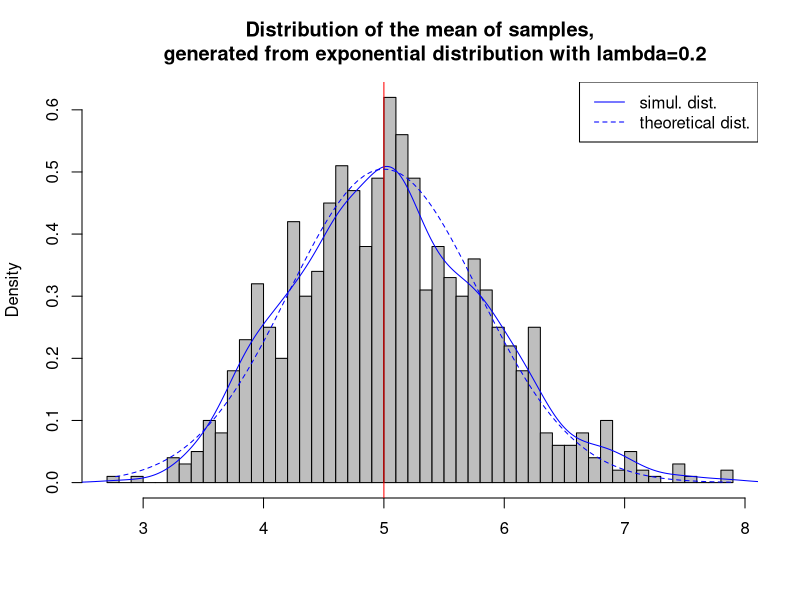
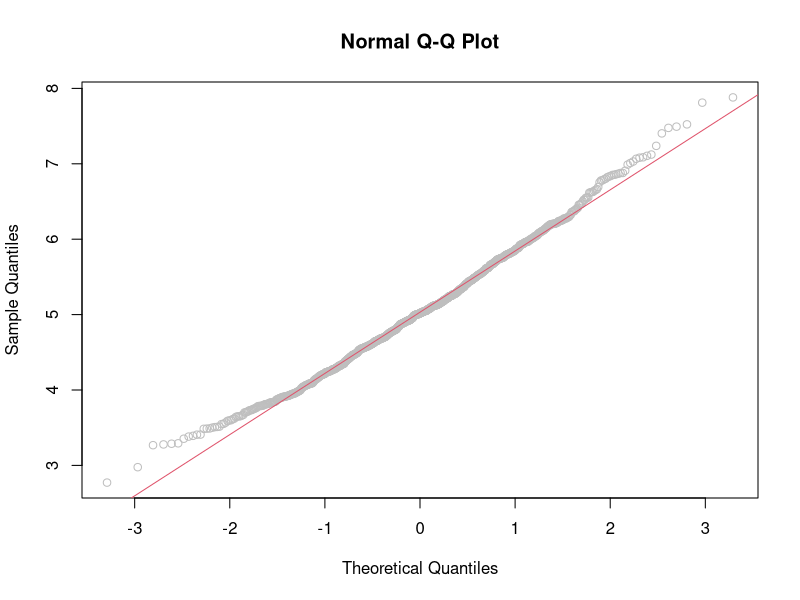

R code for these plots, in order:
## ---- chunk 1

# 1. Setting Environment #
library(ggplot2)
set.seed(10)
lambda <- 0.2

# 2. Generating Simulations #
samplesize <- 40
simulation <- 1000

# 3. Storing Simulations #
simulated_exponential <- matrix(rexp(simulation*samplesize, rate=lambda), simulation, samplesize)

# 4. Getting the average of 40 exponentials from the simulations
row_means <- rowMeans(simulated_exponential)
## ---- chunk 2
# 1. Calculating the Mean of Distribution #
mean(row_means)

# 2. Cuoutputing the Mean of Analytical Expression #
1/lambda
## ---- chunk 3
# 3. Ploting the Histogram of Averages #
hist(row_means, breaks=50, prob=TRUE,
     main="Distribution of the mean of samples,
     generated from exponential distribution with lambda=0.2",
     xlab="", col="grey")

# 4. Ploting the Density of the Mean #
lines(density(row_means), col="blue")

# 5. Ploting the Theoretical Center of Distribution #
abline(v=1/lambda, col="red")
# theoretical density of the averages of samples
xfit <- seq(min(row_means), max(row_means), length=100)
yfit <- dnorm(xfit, mean=1/lambda, sd=(1/lambda/sqrt(samplesize)))
lines(xfit, yfit, pch=22, col="blue", lty=2)

# 6. Adding legend
legend('topright', c("simul. dist.", "theoretical dist."), lty=c(1,2), col=c("blue", "blue"))
## ---- chunk 4
# 1. Calculating the Standard Deviation of Mean #
sd(row_means)

# 2. Calculating the Standard Deviation from Theoretical Distribution Expression #
(1/lambda)/sqrt(samplesize)

# 3. Calculating the Variance of the Sample Mean #
var(row_means)

# 4. Calculating the Theoretical Variance of the Distribution #
1/((0.2*0.2) * 40)
## ---- chunk 5
# 1. Comparing the Distribution of Averages to a Normal Distribution #
qqnorm(row_means, col="grey")
qqline(row_means, col = 2)
